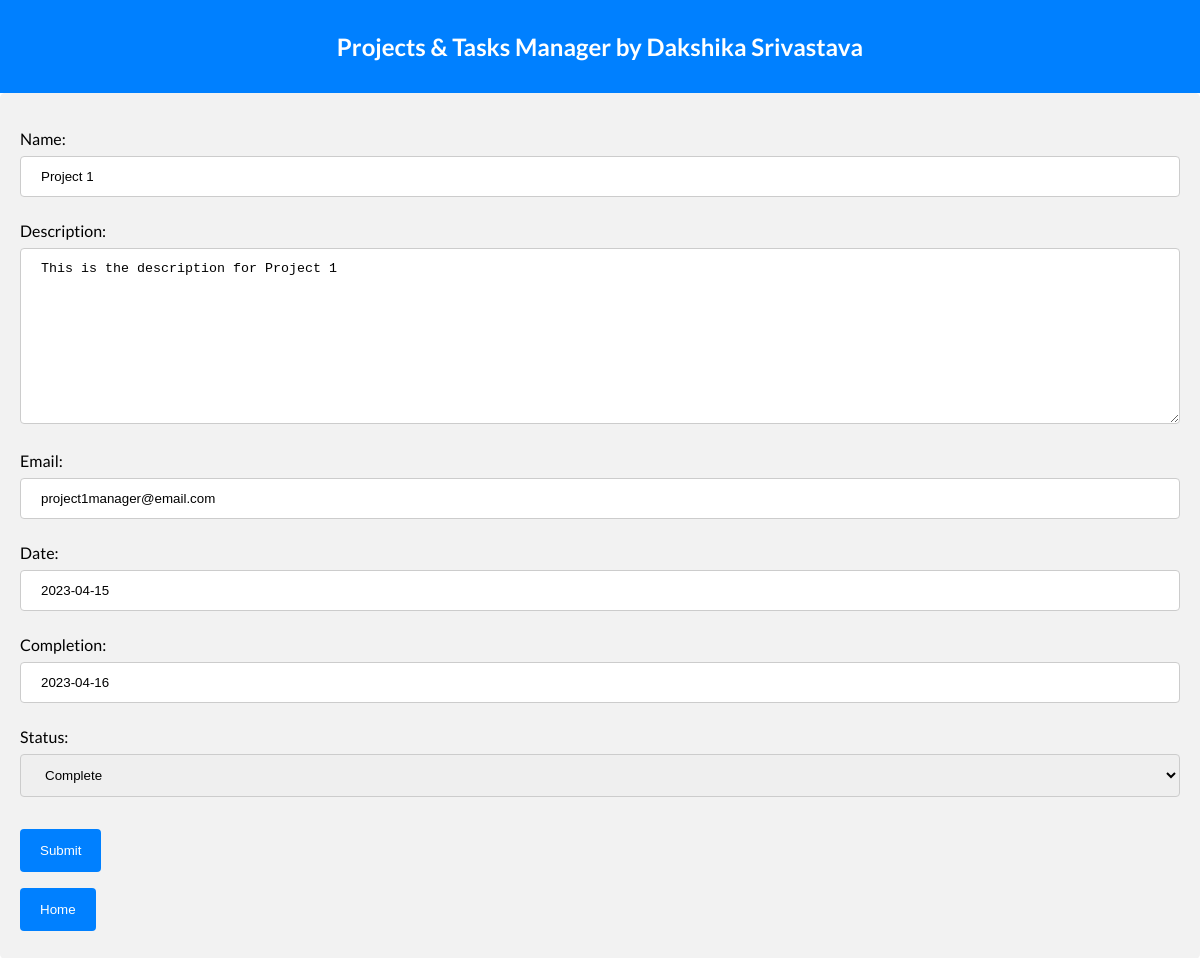
Page /update/1/ on the earlier database version.
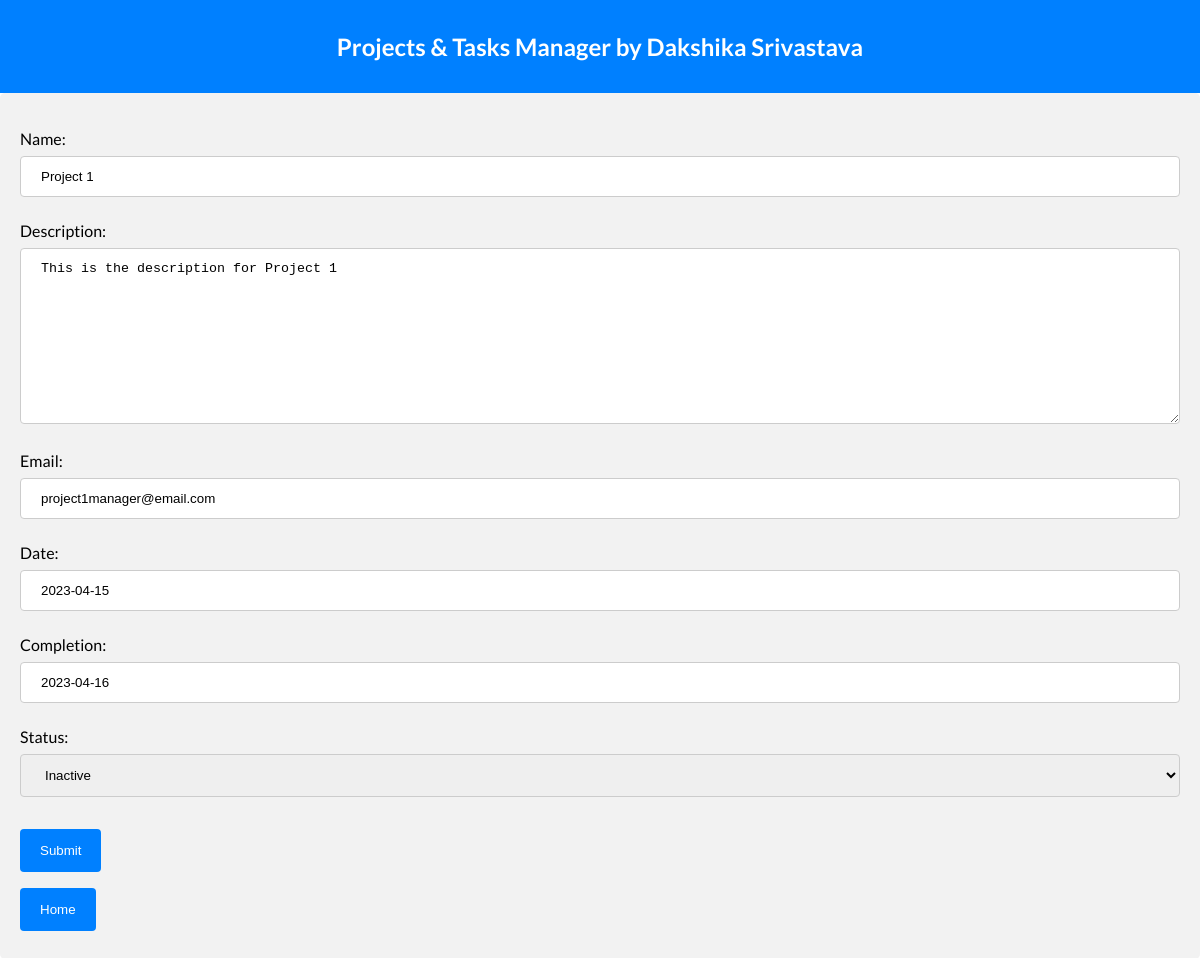
Same page on the later database version.
### playground/models.py (models this page shows, shortened)
class ProjectsModel(models.Model):
    name = models.CharField(max_length=200, unique=True)
    description = models.TextField()
    email = models.EmailField()
    creation = models.DateField(_("Date"), default=datetime.today)
    completion = models.DateField(null=True, blank=True)
    status = models.CharField(
        max_length=8,
        choices=StatusChoices,
        default="INACTIVE"
    )

### playground/views.py (the view)
# urls.py: path('update/<id>/', views.update_view),
def update_view(request, id):
    context = {}
    obj = get_object_or_404(ProjectsModel, id=id)
    form = ProjectsForm(request.POST or None, instance=obj)
    if form.is_valid():
        form.save()
        return HttpResponseRedirect('/success/')
    context['form'] = form
    if request.method == "POST":
        return HttpResponseRedirect('/success/')
    return render(request, "update_view.html", context)

### playground/forms.py
class ProjectsForm(forms.ModelForm):
    class Meta:
        model = ProjectsModel
        fields = [
            "name",
            "description",
            "email",
            "creation",
            "completion",
            "status",
        ]

### playground/templates/update_view.html (shortened to what this page needs)
<!DOCTYPE html>
<html lang="en">
<head>
    <link rel="stylesheet" type="text/css" href="../static/style.css" />
</head>
<body>
    <div class="nav">
        <h2>Projects & Tasks Manager by Dakshika Srivastava</h2>
    </div>
    <div class="formbody">
        <form method="POST">
            {{ form.as_p }}
            <input type="submit" valie="Update">
        </form>
        <form action="/">
            <input type="submit" value="Home">
        </form>
    </div>
</body>
</html>

Differences in the rows shown:
changed ProjectsModel "Project 1": status "Complete" → "Inactive"
